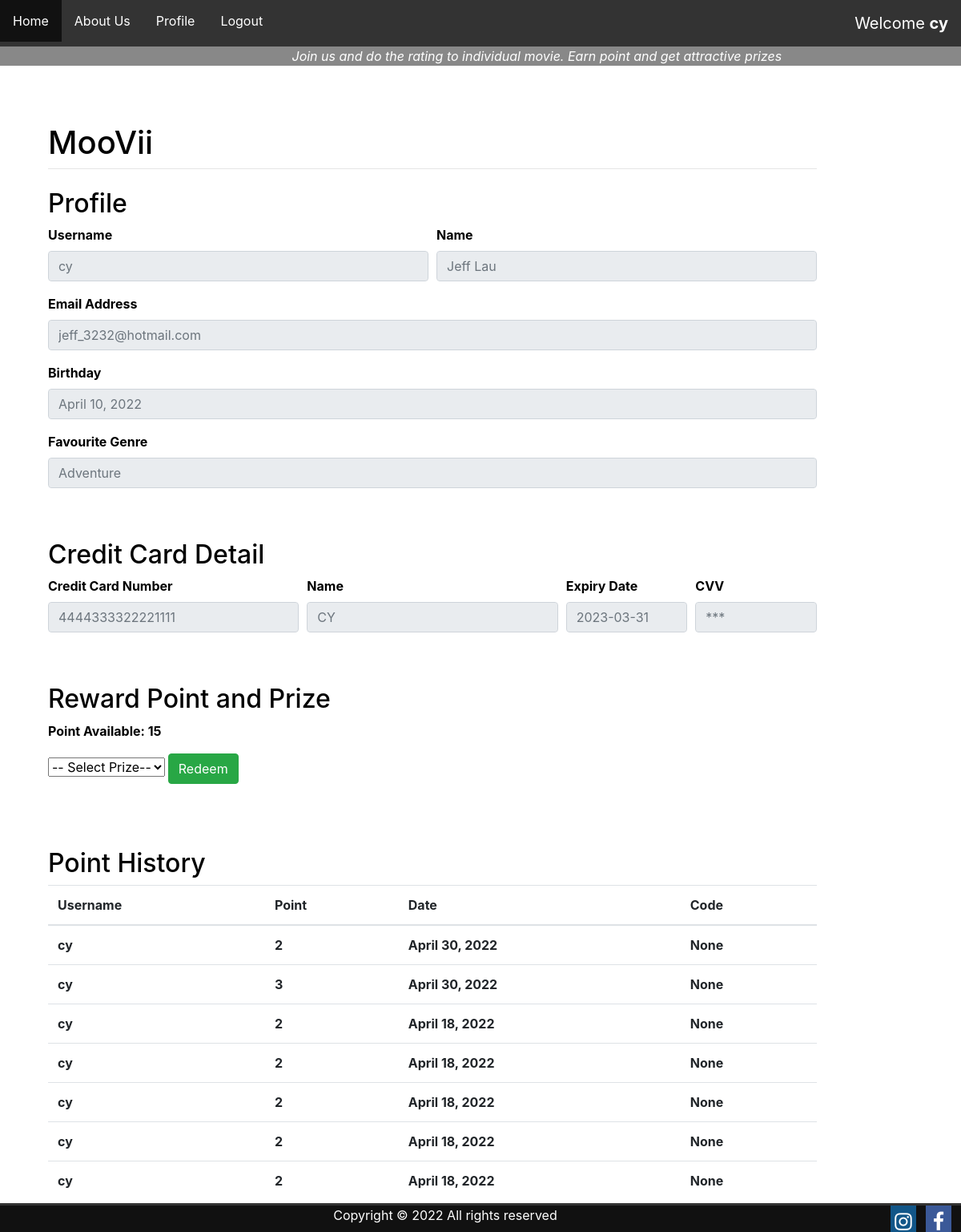
/profile/ (signed in), run on an earlier commit of the app's database.
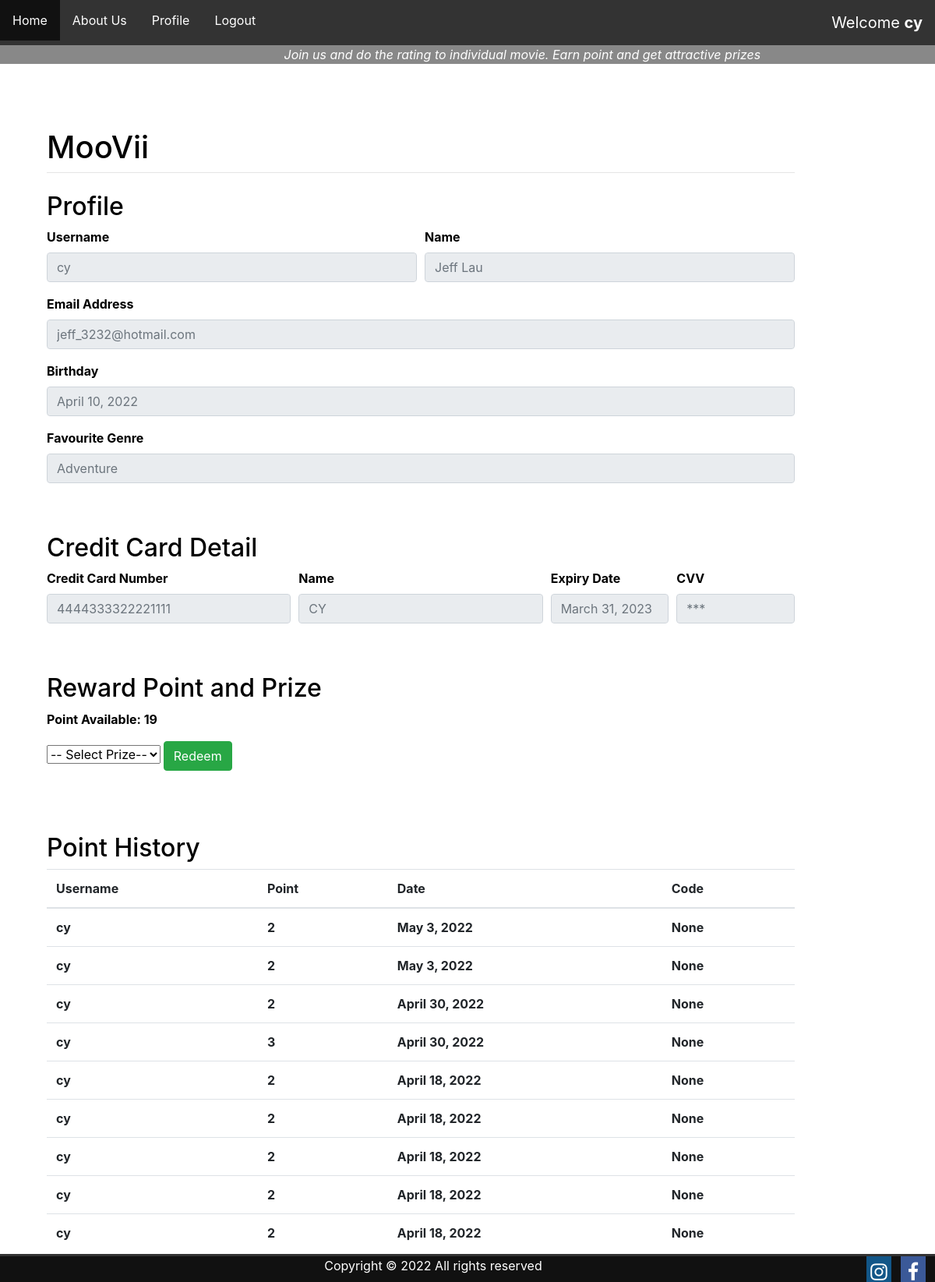
And on a later commit of the database.
### register/models.py (models this page shows, shortened)
class Account(models.Model):
    user = models.OneToOneField(User, on_delete=models.CASCADE)
    dob = models.DateField(default=None, blank=True, null=True)
    genres = models.CharField(
        max_length=30,
        choices=[('Adventure','Adventure'),
                ('Comedy','Comedy'),
                ('Action','Action'),
                ('Drama','Drama'),
                ('Crime','Crime'),
                ('Children','Children'),
                ('Mystery','Mystery'),
                ('Documentary','Documentary'),
                ('Animation','Animation'),
                ('Thriller','Thriller'),
                ('Horror','Horror'),
                ('Fantasy','Fantasy'),
                ('Western','Western'),
                ('Film-Noir','Film-Noir'),
                ('Romance','Romance'),
                ('War','War'),
                ('Sci-Fi','Sci-Fi'),
                ('Musical','Musical'),])

class CreditCard(models.Model):
    user = models.OneToOneField(User, on_delete=models.CASCADE)
    cc_number = CardNumberField('card number')
    cc_name = models.CharField(verbose_name="cc_name", max_length=40)
    cc_expirydate = CardExpiryField('expiration date')
    cc_cvv = SecurityCodeField('security code')
    subscription_enddate = models.DateTimeField(default=timezone.now()+timedelta(days=30))

### main/models.py (models this page shows)
class Reward_Point(models.Model):
    id = models.AutoField(primary_key=True)
    user_id = models.ForeignKey(User, on_delete=models.CASCADE)
    point = models.IntegerField(default=None, blank=True, null=True)
    date_modified = models.DateField(auto_now_add=True)
    redeem_item_id = models.ForeignKey(PrizeList, on_delete=models.CASCADE, default=None, blank=True, null=True)
    code = models.CharField(max_length=50,default=None, blank=True, null=True)

### main/views.py (the view)
# urls.py: path("profile/", views.profile, name="profile"),
def profile(response):
    user = response.user
    data = Reward_Point.objects.filter(user_id=user).aggregate(thedata=Sum('point'))
    prize = PrizeList.objects.all()
    reward = Reward_Point.objects.filter(user_id=user).order_by('-id')
    msg = ''
    if 'prize_chosen' in response.POST:
        item = response.POST['prize_chosen']
        point = data['thedata']
        msg = ""
        chosenPrizeID = PrizeList.objects.get(pk=item)
        rp_PrizeItem = PrizeList.objects.filter(pk=item).values_list('require_points', flat=True)[0]
        if point is not None and point >= rp_PrizeItem:
            point = 0-rp_PrizeItem
            S = 30
            ran = ''.join(random.choices(string.ascii_uppercase + string.digits, k = S))
            if item == '1':
                ran = 'MV-'+ran
                msg = 'Please do a screenshot and present it to the staff  \n\n' + ran
            if item == '2':
                ran = 'FD-'+ran
                msg = 'Please do a screenshot and present it to the staff  \n\n' + ran
            if item == '3':
                ran = 'One month subscription'
                msg = 'We will extend your subscription for one month'
            r = Reward_Point(user_id=user, point=point, redeem_item_id=chosenPrizeID, code = ran)
            r.save()
            data = Reward_Point.objects.filter(user_id=user).aggregate(thedata=Sum('point'))
        else:
            msg = 'You do not have enough point'
    else:
        error = "something wrong"
    context = {"data":data,
                "prize":prize,
                "reward":reward,
                "msg": msg
    }
    return render(response, "main/profile.html", context)

### main/templates/main/profile.html (shortened to what this page needs)
{% extends "main/base.html" %}
{% block content %}
<h2>Profile</h2>
    <div class="form-row">
      <div class="form-group col-md-6">
        <label for="inputEmail4">Username</label>
        <input type="email" class="form-control" placeholder="{{ user }}" disabled="true">
      </div>
      <div class="form-group col-md-6">
        <label for="inputEmail4">Name</label>
        <input type="text" class="form-control" placeholder="{{ user.first_name }} {{ user.last_name }}" disabled="true">
      </div>
    </div>
    <div class="form-group">
      <label for="inputEmail4">Email Address</label>
      <input type="text" class="form-control" id="inputEmail4" placeholder="{{ user.email }}" disabled="true">
    </div>
    <div class="form-group">
      <label for="inputEmail4">Birthday</label>
      <input type="text" class="form-control" id="inputEmail4" placeholder="{{ user.account.dob }}" disabled="true">
    </div>
    <div class="form-group">
      <label for="inputEmail4">Favourite Genre</label>
      <input type="text" class="form-control" id="inputEmail4" placeholder="{{ user.account.genres }}" disabled="true">
    </div>
    <br /><br />
<h2>Credit Card Detail</h2>
    <div class="form-row">
      <div class="form-group col-md-4">
        <label for="inputEmail4">Credit Card Number</label>
        <input type="text" class="form-control" placeholder="{{ user.creditcard.cc_number }}" disabled="true">
      </div>
      <div class="form-group col-md-4">
        <label for="inputEmail4">Name</label>
        <input type="text" class="form-control" placeholder="{{ user.creditcard.cc_name }}" disabled="true">
      </div>
      <div class="form-group col-md-2">
        <label for="inputZip">Expiry Date</label>
        <input type="text" class="form-control" placeholder="{{ user.creditcard.cc_expirydate }}" disabled="true">
      </div>
      <div class="form-group col-md-2">
        <label for="inputZip">CVV</label>
        <input type="text" class="form-control" placeholder="***" disabled="true">
      </div>
    </div>
    <br /><br />
<h2>Reward Point and Prize</h2>
<p>Point Available: {{data.thedata}}</p>
<form method="POST" class="form-group" action="">
  <select name="prize_chosen" action="">
    <option selected disabled="true">-- Select Prize--</option>
  </select>
  <input type="submit" class="btn btn-success" value="Redeem">
</form>
<br />
<br />
<h2>Point History</h2>
<div class="table-responsive">
    <table class="table">
      <thead>
        <tr>
          <th scope="col">Username</th>
          <th scope="col">Point</th>
          <th scope="col">Date</th>
          <th scope="col">Code</th>
        </tr>
      </thead>
      <tbody>
        {% for td in reward.all %}
          <tr>
            <td>{{td.user_id}}</td>
            <td>{{td.point}}</td>
            <td>{{td.date_modified}}</td>
            <td>{{td.code}}</td>
          </tr>
        {% endfor %}
      </tbody>
    </table>
  </div>
{% endblock %}

### main/templates/main/base.html (shortened to what this page needs)
<!doctype html>
<html>
    <head>
        <link rel="stylesheet" href="https://stackpath.bootstrapcdn.com/bootstrap/4.3.1/css/bootstrap.min.css">
        <link rel="stylesheet" href="https://cdnjs.cloudflare.com/ajax/libs/font-awesome/4.7.0/css/font-awesome.min.css">
    </head>
    <body>
        <div class="nav">
            <ul>
                <li><a href="/home">Home</a></li>
                <li><a href="/aboutus">About Us</a></li>
                {% if request.user.is_authenticated %}
                    <li><a href="/profile">Profile</a></li>
                    <li><a href="{% url 'logout' %}">Logout</a></li>
                    <span>Welcome <b>{{ user }}</b></span>
                {% else %}
                    <li><a href="/register">Registration</a></li>
                    <li><a href="/login">Login</a></li>
                {% endif %}
            </ul>
        </div>
        <div style="background-color:#888; color:white;">
            <i style="margin-left: 30%;"> &nbsp;Join us and do the rating to individual movie. Earn point and get attractive prizes</i>
        </div>
        <div class="bg-text">
            <h1>MooVii</h1>
            <hr class="mt-0 mb-4">
            {% block content %}
            {% endblock %}
            <br />
        </div>
        <div class="footer">
            Copyright © 2022 All rights reserved
            <a href="#" class="fa fa-facebook"></a>
            <a href="#" class="fa fa-instagram"></a>
        </div>
    </body>
</html>

### main/templates/main/base.html (style rules this page uses)
html { background: url(https://wallpaper.dog/large/20355534.jpg) no-repeat center center fixed; -webkit-background-size: cover; -moz-background-size: cover; -o-background-size: cover; background-size: cover; }
.nav ul { width:100%; list-style-type: none; margin: 0; padding: 0; overflow: hidden; background-color: #333; }
.nav li { float: left; }
.nav li a { display: block; color: white; text-align: center; padding: 14px 16px; text-decoration: none; }
.nav ul span { color: white; text-align: center; padding: 14px 16px; text-decoration: none; float: right; font-size: 20px; }
.bg-text { color: Black; font-weight: bold; position: absolute; top: 10%; left: 5%; width: 80%; z-index: 2; }
.footer { z-index:100; position: fixed; left: 0; bottom: 0; width: 100%; border-top:3px solid #333; color: White; text-align: center; background-color: #111; }
.footer .fa { float: right; padding-top: 8px; margin-right: 1%; font-size: 25px; width: 32px; text-align: center; text-decoration: none; }
.footer .fa-facebook { background: #3B5998; color: white; }
.footer .fa-instagram { background: #125688; color: white; }

What changed in the data, as far as the page shows it:
added Reward_Point: user_id "cy", point "2", date_modified "May 3, 2022", code "None"
added Reward_Point: user_id "cy", point "2", date_modified "May 3, 2022", code "None"
Also different on the page:
form field creditcard.cc_expirydate: "2023-03-31" → "March 31, 2023"
{{ data.thedata }}: "15" → "19"
